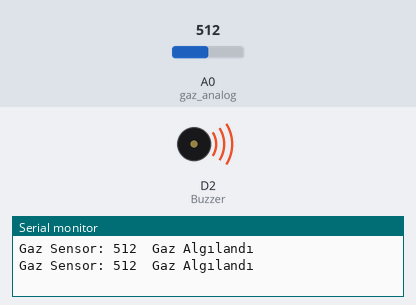
The sketch below on a simulated ESP8266 (NodeMCU). On the bench: buzzer (waves = sounding, pin HIGH), the last lines printed to the serial monitor. The inputs (shaded band) are chosen by the test bench; at power-on: A0 (gaz_analog) = 512.

Above: at 1.9 s.
2.0 s: A0 (gaz_analog) set to 484
At 2.4 s:
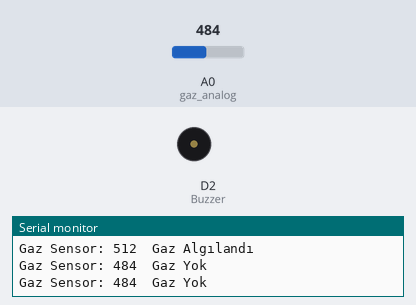
3.6 s: A0 (gaz_analog) set to 511
At 4.4 s:
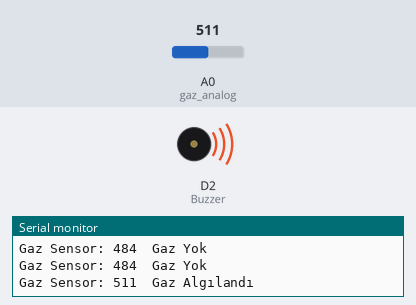
7.8 s: A0 (gaz_analog) set to 306
At 8.2 s:
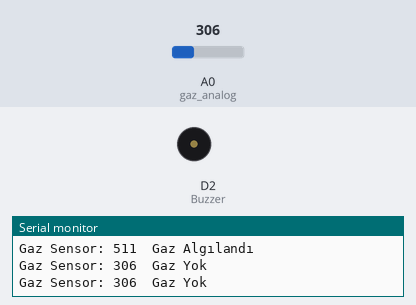
9.4 s: A0 (gaz_analog) set to 716
At 10.2 s:
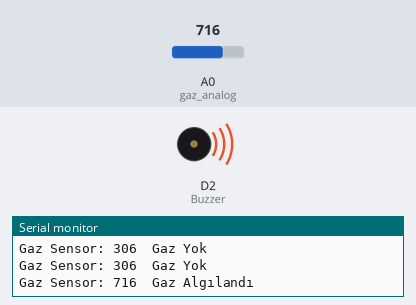
Timing chart, 0 to 14.6 s (numbered marks = the images above; inputs shaded):
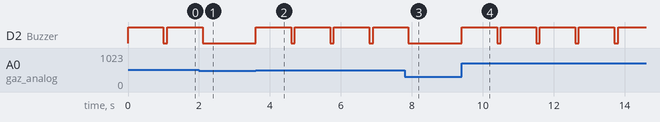

The sketch:

sketch_jan16a2.ino
```cpp
int Buzzer = D2;
int gaz_analog = A0;
int gaz_digital = D1;
int gazEşik = 500;

void setup() {
  Serial.begin(115200);
  pinMode(Buzzer, OUTPUT);
  pinMode(gaz_digital, INPUT);
}

void loop() {
  int gazsensorAnalog = analogRead(gaz_analog);

  Serial.print("Gaz Sensor: ");
  Serial.print(gazsensorAnalog);
  Serial.print("\t");

  if (gazsensorAnalog > gazEşik) {
    Serial.println("Gaz Algılandı");
    digitalWrite(Buzzer, HIGH);
    delay(1000);
    digitalWrite(Buzzer, LOW);
  } else {
    Serial.println("Gaz Yok");
  }
  delay(100);
}
```

Measured:
- the behaviour switches between 501 and 500 on A0 (gaz_analog) (found by bisection; images 0 and 1)
- after the input at 2.0 s, D2 (Buzzer): goes on until 2.1 s, then stays LOW
- after the input at 3.6 s, D2 (Buzzer): alternates HIGH for 1.0 s and LOW for 0.10 s, starting at once
- after the input at 7.8 s, D2 (Buzzer): goes on until 7.9 s, then stays LOW
- after the input at 9.4 s, D2 (Buzzer): alternates HIGH for 1.0 s and LOW for 0.10 s, starting at once
